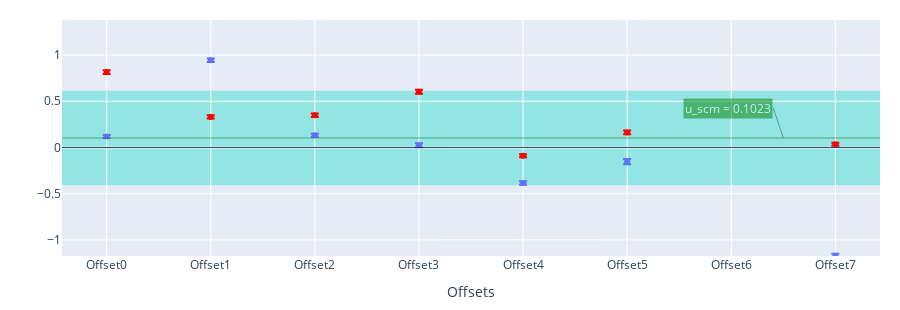

Notebook source saved alongside this figure:
### Code cell
init_fig_u

### Figure 1 — Plotly figure (JSON) as saved in the notebook; plotly's stock layout.template omitted (floating-point values rounded to 4 significant figures)
{"data": [{"error_y": {"array": [0.01643, 0.01794, 0.01707, 0.02184, 0.01935, 0.02917, 0.01871, 0.02127]}, "hovertemplate": "x=%{x}<br>u1=%{y}<extra></extra>", "legendgroup": "", "marker": {"color": "#636efa", "symbol": "circle"}, "mode": "markers", "name": "", "orientation": "v", "showlegend": false, "type": "scatter", "x": ["Offset0", "Offset1", "Offset2", "Offset3", "Offset4", "Offset5", "Offset6", "Offset7"], "xaxis": "x", "y": [0.1189, 0.9438, 0.1321, 0.02321, -0.3841, -0.1537, -2.918, -1.171], "yaxis": "y"}, {"error_y": {"array": [0.01977, 0.0184, 0.01923, 0.0215, 0.01564, 0.02011, 0.08211, 0.01614]}, "hovertemplate": "x=%{x}<br>u2=%{y}<extra></extra>", "legendgroup": "", "marker": {"color": "red", "symbol": "circle"}, "mode": "markers", "name": "", "orientation": "v", "showlegend": false, "type": "scatter", "x": ["Offset0", "Offset1", "Offset2", "Offset3", "Offset4", "Offset5", "Offset6", "Offset7"], "xaxis": "x", "y": [0.8147, 0.3309, 0.3486, 0.6022, -0.08975, 0.163, -6.477, 0.03437], "yaxis": "y"}], "layout": {"annotations": [{"bgcolor": "green", "font": {"color": "white"}, "opacity": 0.5, "showarrow": true, "text": "u_scm = 0.1023", "x": 6.5, "xanchor": "right", "y": 0.1023}], "height": 310, "legend": {"tracegroupgap": 0}, "margin": {"b": 20, "l": 20, "r": 20, "t": 20}, "paper_bgcolor": "rgba(0,0,0,0)", "shapes": [{"line": {"dash": "solid", "width": 1}, "type": "line", "x0": 0, "x1": 1, "xref": "x domain", "y0": 0, "y1": 0, "yref": "y"}, {"line": {"color": "darkgreen", "dash": "solid", "width": 0.5}, "type": "line", "x0": 0, "x1": 1, "xref": "x domain", "y0": 0.1023, "y1": 0.1023, "yref": "y"}, {"fillcolor": "turquoise", "layer": "below", "line": {"width": 0}, "opacity": 0.5, "type": "rect", "x0": 0, "x1": 1, "xref": "x domain", "y0": -0.4085, "y1": 0.6131, "yref": "y"}], "xaxis": {"anchor": "y", "domain": [0, 1], "title": {"text": "Offsets"}}, "yaxis": {"anchor": "x", "domain": [0, 1], "range": [-1.175, 1.379], "title": {"text": "<u>"}}}}
